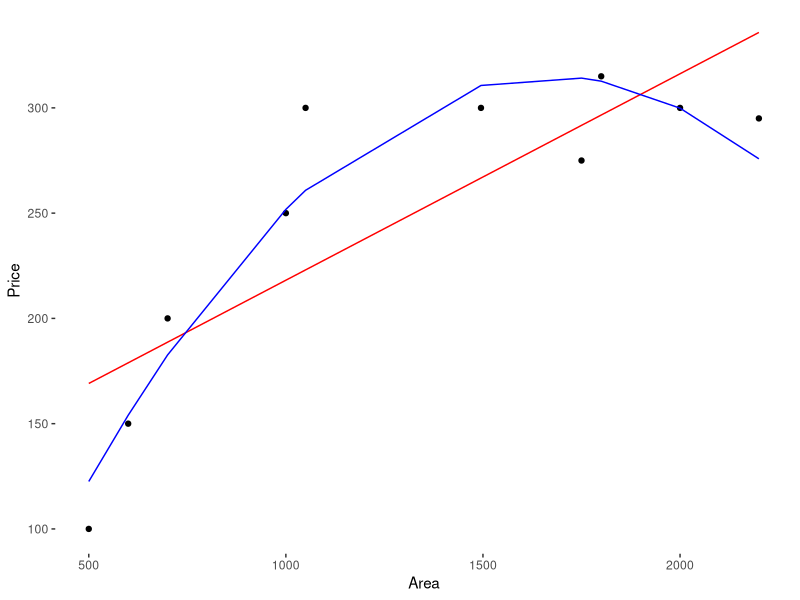
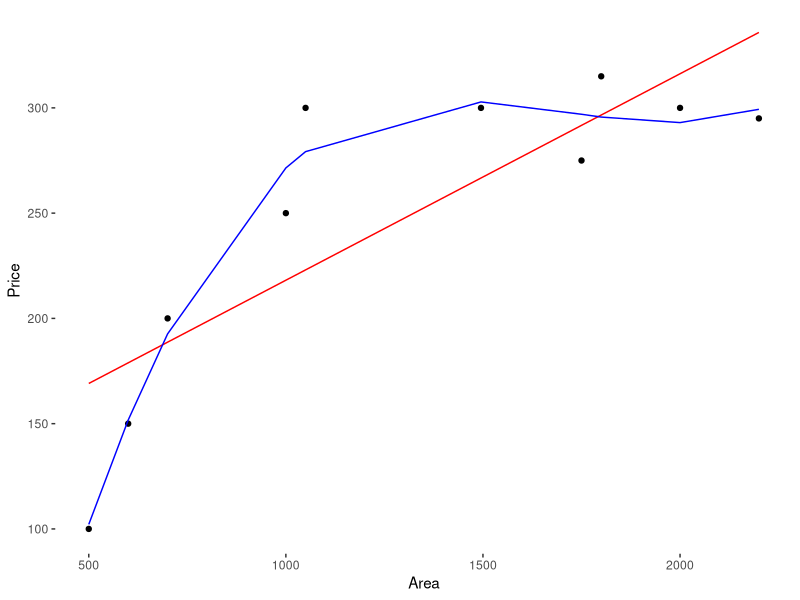

Source code (R) for these figures, in order:
#https://www.r-bloggers.com/15-types-of-regression-you-should-know/
library(datasets)
model = lm(Fertility ~ .,data = swiss)
lm_coeff = model$coefficients
lm_coeff
summary(model)

data = read.csv("poly.csv")
x = data$Area 
y = data$Price

model1 = lm(y ~x) 
model1$fit
model1$coeff

new_x = cbind(x,x^2)

model2 = lm(y~new_x) 
model2$fit
model2$coeff

library(ggplot2) 
ggplot(data = data) + geom_point(aes(x = Area,y = Price)) +
  geom_line(aes(x = Area,y = model1$fit),color = "red") +
  geom_line(aes(x = Area,y = model2$fit),color = "blue") +
  theme(panel.background = element_blank())

################################x^3

new_x = cbind(x,x^2,x^3)

model2 = lm(y~new_x) 
model2$fit
model2$coeff


ggplot(data = data) + geom_point(aes(x = Area,y = Price)) +
  geom_line(aes(x = Area,y = model1$fit),color = "red") +
  geom_line(aes(x = Area,y = model2$fit),color = "blue") +
  theme(panel.background = element_blank())

###########
